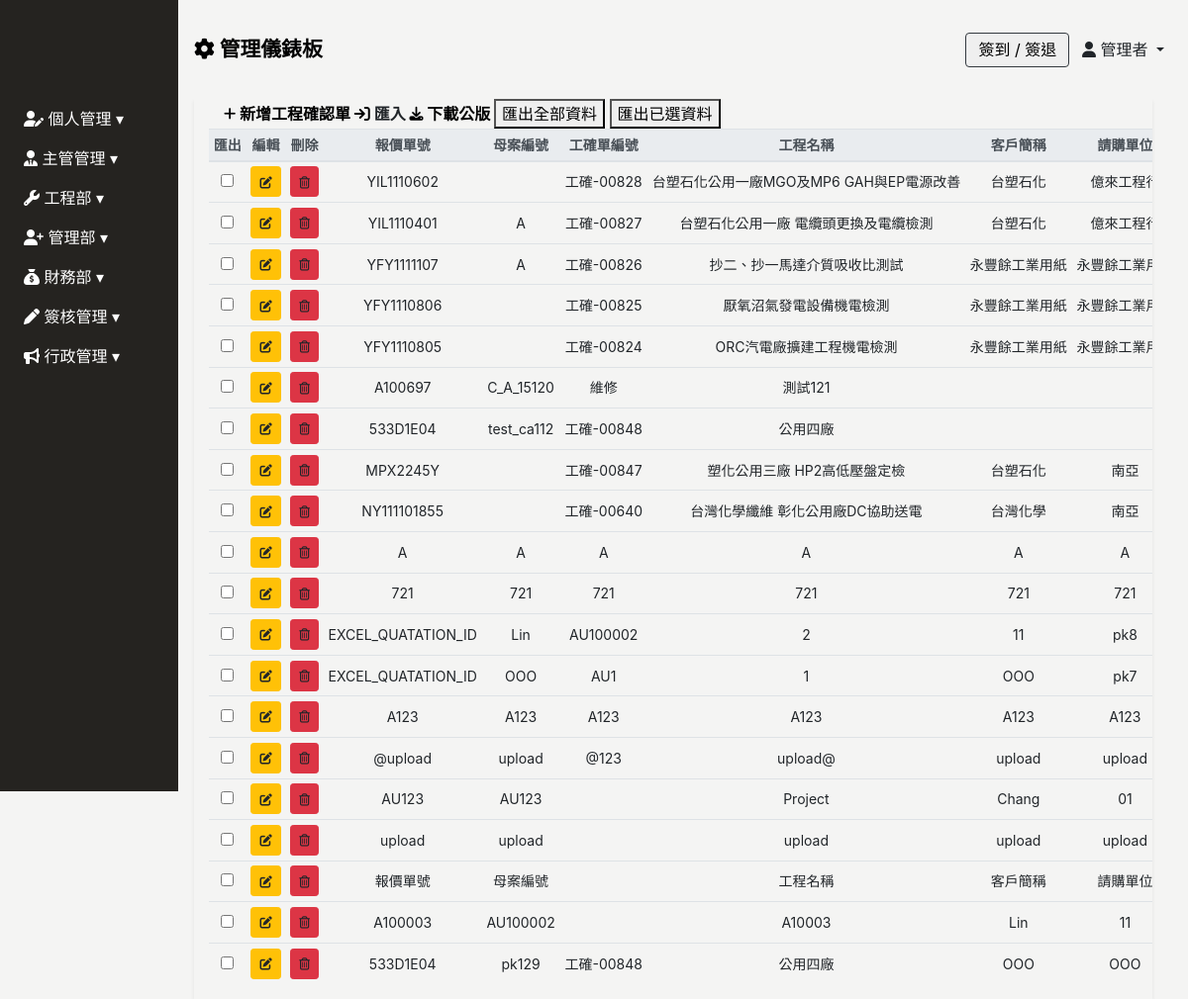
The app's page /project-confirmation/ (signed in), older data.
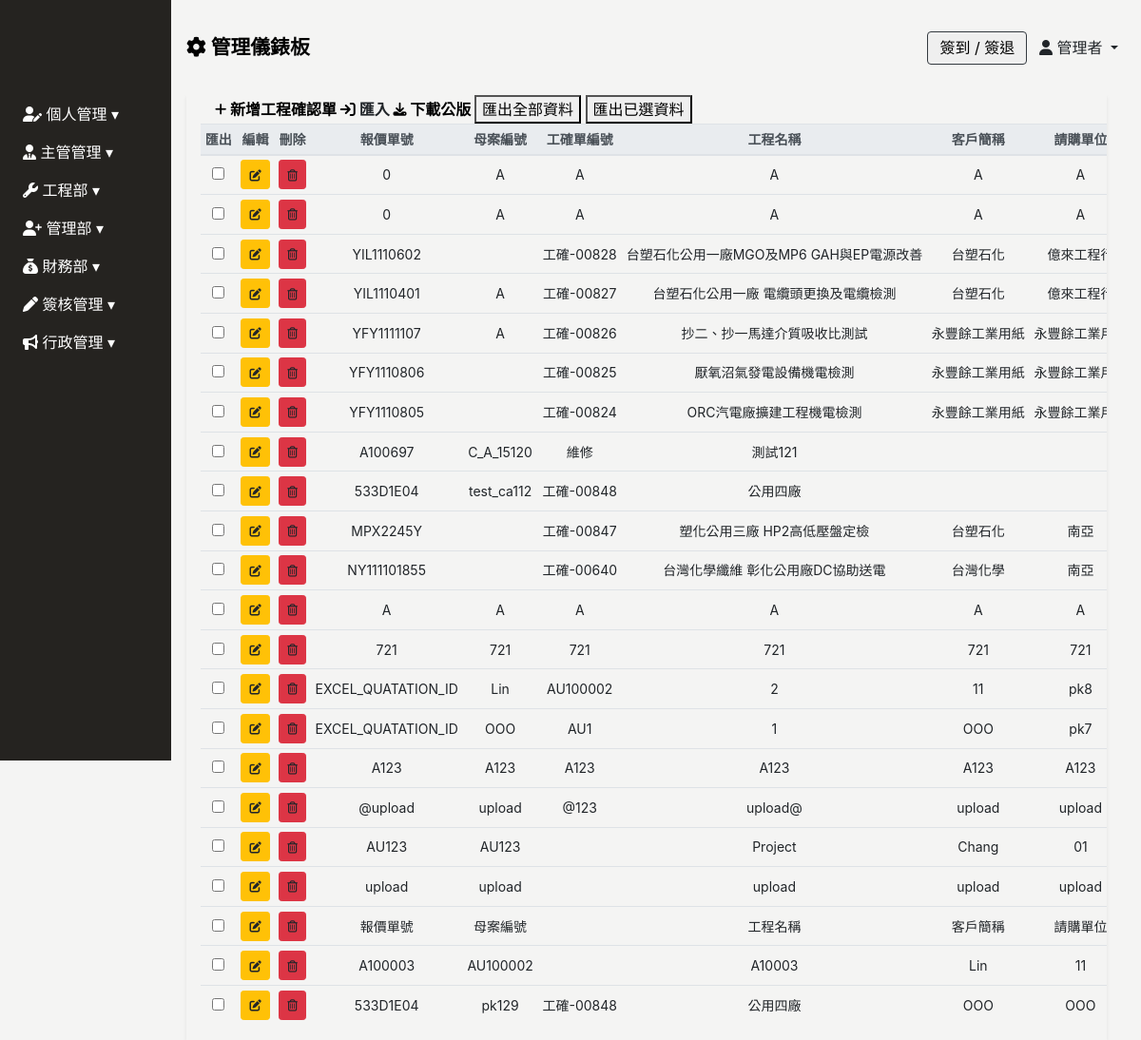
The same page, newer data.
### Backend/models.py (models this page shows, shortened)
class ModifiedModel(models.Model):
    modified_by = models.ForeignKey("Employee", on_delete=models.SET_NULL, null=True, blank=True)
    created_date = models.DateField(default=timezone.now,verbose_name='建立日期')
    update_date = models.DateField(auto_now=True, verbose_name='更新日期')
    class Meta:
        abstract = True

class Project_Confirmation(ModifiedModel):
    project_confirmation_id = models.CharField(max_length=100, null=True, blank=True, verbose_name="工確單編號")
    quotation_id = models.CharField(max_length=100, null=True, blank=True, verbose_name="報價單號")
    project_name = models.CharField(max_length=100, null=True, blank=True, verbose_name="工程名稱")
    order_id = models.CharField(max_length=100, null=True, blank=True, verbose_name='訂單編號')
    c_a = models.CharField(max_length=100, null=True, blank=True, verbose_name='母案編號')
    client = models.CharField(max_length=100, null=True, blank=True, verbose_name='客戶簡稱')
    requisition = models.CharField(max_length=100, null=True, blank=True, verbose_name='請購單位')
    turnover = models.CharField(max_length=10, null=True, blank=True, verbose_name='成交金額')
    is_completed = models.BooleanField(verbose_name='完工狀態',blank=True,default=False)
    completion_report_employee = models.ManyToManyField(Employee, related_name='projects_confirmation_report_employee', blank=True, verbose_name='完工回報人')
    completion_report_date = models.DateField(null=True, blank=True, verbose_name="完工回報日期")
    remark = models.TextField(null=True, blank=True, verbose_name="備註")
    attachment = models.FileField(upload_to="project_confirmation_reassignment_attachment", null=True, blank=True, verbose_name="完工重派附件")
    class Meta:
        verbose_name = "工程確認單"   # 單數
        verbose_name_plural = verbose_name   #複數
        ordering = ['-id']
    def reassignment_attachment_link(self):
        if self.attachment:
            download_link = "<a href='{}' download>下載</a>".format(self.attachment.url)
            return mark_safe(download_link)
        else:
            return ""

### Frontend/views.py (the view)
# urls.py: path('project-confirmation/', views.Project_Confirmation_ListView.as_view(), name='project-confirmation'),
class Project_Confirmation_ListView(UserPassesTestMixin,ListView):
    model = Project_Confirmation
    template_name = 'project_confirmation/project_confirmation.html'
    context_object_name = 'project_confirmation'
    def get_context_data(self, **kwargs):
        context = super().get_context_data(**kwargs)
        context["employees_list"] = Employee.objects.values('id','user__username')
        return context
    def test_func(self):
        return self.request.user.groups.filter(name='工程部總管理').exists()

### Frontend/templates/project_confirmation/project_confirmation.html (shortened to what the changed rows need)
{% extends 'base/base_dashboard.html' %}
{% block import %}
{% load static%}
<link rel="stylesheet" href="{% static 'css/project_confirmation/project_confirmation.css' %}">
{% endblock %}
{% block main %}
<div class="main px-3" id="project-confirmation-app">
    <div class="project-confirmation-table container-fluid shadow-sm table-responsive">
        <table class="table table-sm table-hover text-center" id="table" data-toggle="table" data-sortable="true"
            data-toolbar="#toolbar" data-search="true" data-show-columns="true"data-filter-strict-search="true"
            data-show-columns-toggle-all="true" data-pagination="true" data-page-size="25" data-page-list="[25, All]"
            data-filter-control="true">
            <thead class="thead-light" style="font-size: 14px;">
                <tr class="text-nowrap">
                    <th data-force-hide="true" data-switchable="false" data-field="checkbox">匯出</th>
                    <th data-force-hide="true" data-switchable="false" data-field="edit">編輯</th>
                    <th data-force-hide="true" data-switchable="false" data-field="delete">刪除</th>
                    <th data-sortable="true" data-filter-control="input" data-field="quotation_id">報價單號</th>
                    <th data-sortable="true" data-filter-control="input" data-field="c_a">母案編號</th>
                    <th data-sortable="true" data-filter-control="input" data-field="project_confirmation_id">工確單編號</th>
                    <th data-sortable="true" data-filter-control="input" data-field="project_name">工程名稱</th>
                    <th data-sortable="true" data-filter-control="input" data-field="client">客戶簡稱</th>
                    <th data-sortable="true" data-filter-control="input" data-field="requisition">請購單位</th>
                </tr>
            </thead>
            <tbody class="text-nowrap" style="font-size: 14px;">
                {% for p in project_confirmation %}
                <tr>
                    <td><input type="checkbox" name="importcheckd" onclick="updateCheckedArray(this)"value="{{ p.id }}"></td>
                    <td>
                        <a type="button" data-url="project_confirmation" data-id="{{ p.id }}"
                            class="sys_get btn btn-sm btn-warning" data-toggle="modal"
                            data-target="#project-confirmation-modal" onclick="GET_handleClick(event)">
                        </a>
                    </td>
                    <td>
                        <a data-url="project_confirmation" data-id="{{ p.id }}" type="button"
                            class="sys_del btn btn-sm btn-danger" onclick="DELETE_handleClick(event)">
                        </a>
                    </td>
                    <td>{% if p.quotation_id %}{{ p.quotation_id }}{% endif %}</td>
                    <td>{% if p.c_a %}{{ p.c_a }}{% endif %}</td>
                    {% if p.project_confirmation_id %}<td>{{ p.project_confirmation_id }}</td>{% else %}<td></td>{% endif %}
                    {% if p.project_name %}<td>{{ p.project_name }}</td>{% else %}<td></td>{% endif %}
                    {% if p.client %}<td>{{ p.client }}</td>{% else %}<td></td>{% endif %}
                    {% if p.requisition %}<td>{{ p.requisition }}</td>{% else %}<td></td>{% endif %}
                </tr>
                {% endfor %}
            </tbody>
        </table>
    </div>
</div>
{% endblock %}

Row changes from the older to the newer data that the page shows:
added Project_Confirmation: quotation_id "0", c_a "A", project_confirmation_id "A", project_name "A", client "A", requisition "A"
added Project_Confirmation: quotation_id "0", c_a "A", project_confirmation_id "A", project_name "A", client "A", requisition "A"
